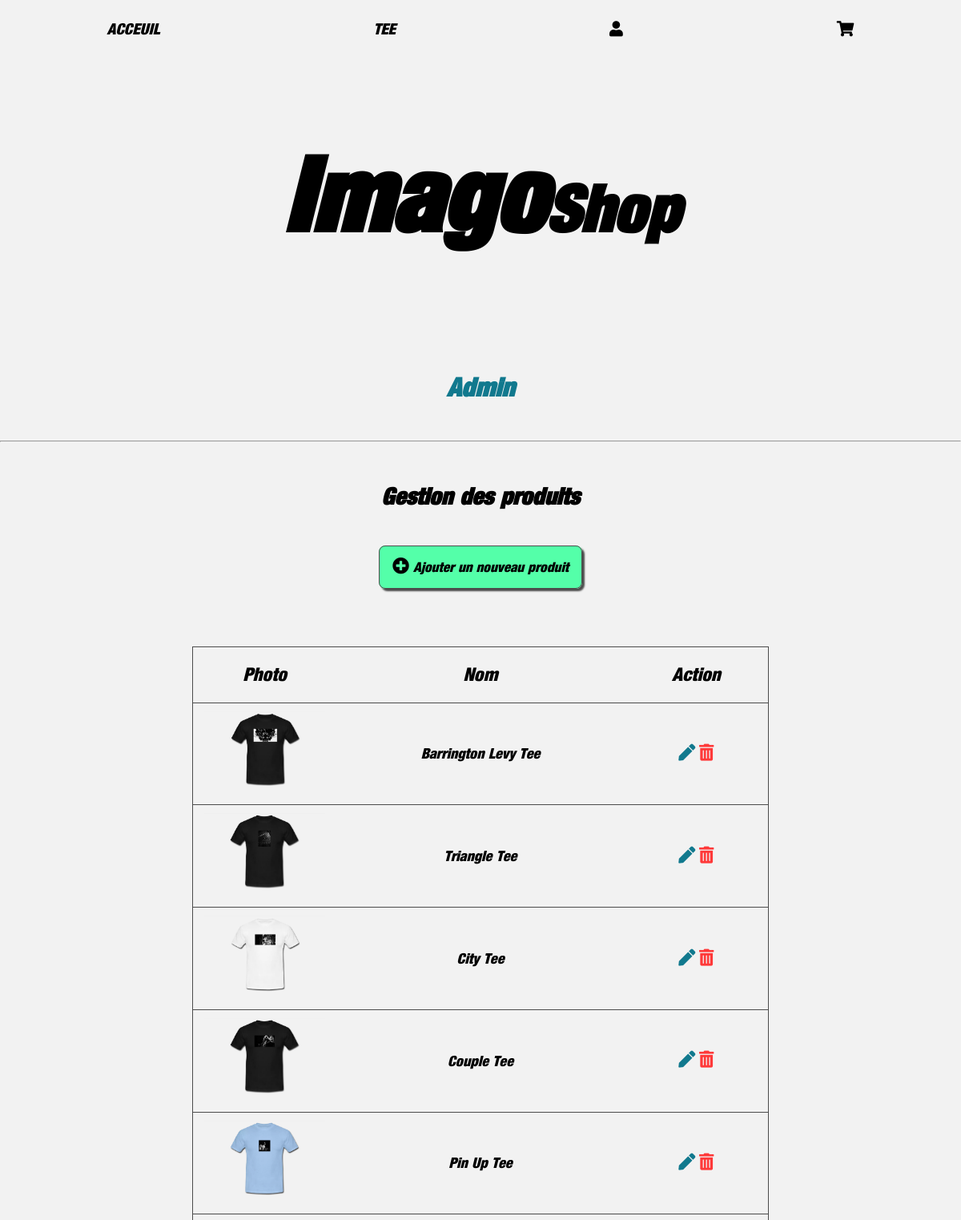
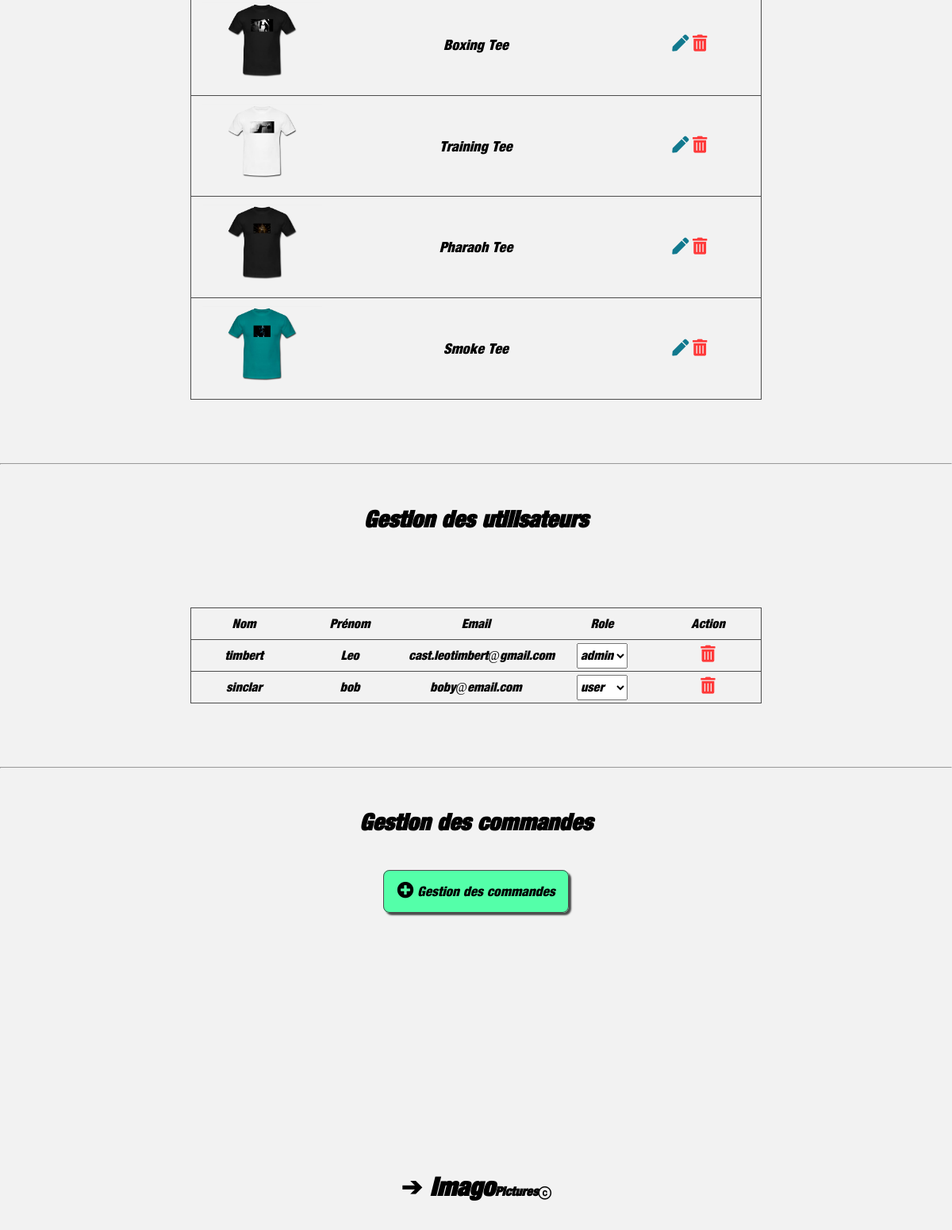
The page /index.php/admin (signed in) on the database its author committed (2 pictures, top to bottom).
### tables this page shows
CREATE TABLE IF NOT EXISTS `tee` (
  `Id` int(11) NOT NULL AUTO_INCREMENT,
  `Name` varchar(30) NOT NULL,
  `Photo` varchar(30) NOT NULL,
  `Color` varchar(11) NOT NULL,
  `Description` varchar(250) NOT NULL,
  `QuantityInStock` tinyint(4) NOT NULL,
  `BuyPrice` double NOT NULL,
  `SalePrice` double NOT NULL,
  `Size` varchar(6) NOT NULL,
  PRIMARY KEY (`Id`)
);

CREATE TABLE IF NOT EXISTS `users` (
  `Id` int(11) NOT NULL AUTO_INCREMENT,
  `firstName` varchar(80) NOT NULL,
  `lastName` varchar(80) NOT NULL,
  `email` varchar(80) NOT NULL,
  `password` varchar(120) NOT NULL,
  `creationTimestamp` datetime DEFAULT NULL,
  `lastConnexion` datetime DEFAULT NULL,
  `address` varchar(60) NOT NULL,
  `city` varchar(60) NOT NULL,
  `zipCode` varchar(5) NOT NULL,
  `role` varchar(20) NOT NULL,
  PRIMARY KEY (`Id`)
);

### library/MicroKernel.class.php (called while the page is built, shortened)
<?php
class MicroKernel
{
    private $applicationPath;
    private $configuration;
    private $controllerPath;
    public function __construct()
    {
        $this->applicationPath = realpath(ROOT_PATH.'/application');
        $this->configuration   = new Configuration();
        $this->controllerPath  = null;
    }
    public function bootstrap()
    {
        $this->configuration->load('database');
        $this->configuration->load('library');
        return $this;
    }
    public function loadClass($class)
    {
        $class = str_replace('\\', DIRECTORY_SEPARATOR, $class);
        if(substr($class, -10) == 'Controller')
        {
            $filename = "$this->controllerPath/$class.class.php";
        }
        else if(substr($class, -4) == 'Form')
        {
            $filename = "$this->applicationPath/forms/$class.class.php";
        }
        elseif(substr($class, -5) == 'Model')
        {
            $filename = "$this->applicationPath/models/$class.class.php";
        }
        else
        {
            $filename = "$this->applicationPath/classes/$class.class.php";
        }
    }
    public function run(FrontController $frontController)
    {
        try
        {
            $requestPath = $frontController->buildContext($this->configuration);
            $this->controllerPath = "$this->applicationPath/controllers$requestPath";
            $frontController->run();
            $frontController->renderView();
        }
        catch(Exception $exception)
        {
            ob_clean();
            $frontController->renderErrorView
            (
                implode('<br>',
                [
                    $exception->getMessage(),
                    "<strong>Fichier</strong> : ".$exception->getFile(),
                    "<strong>Ligne</strong> : ".$exception->getLine()
                ])
            );
        }
    }
}

### index.php (called while the page is built, shortened)
<?php
require_once 'library/Configuration.class.php';
require_once 'library/Database.class.php';
require_once 'library/MicroKernel.class.php';
$microKernel = new MicroKernel();
$microKernel->bootstrap()->run(new FrontController());

### application/controllers/admin/AdminController.class.php (called while the page is built, shortened)
<?php
class AdminController
{
    public function httpGetMethod(Http $http, array $queryFields)
    {
        $teeModel = new TeeModel();
        $tee = $teeModel->listAllTee();
        $userModel = new UserModel();
        $users = $userModel->listAllUsers();
        return [
            'tee' => $tee,
            'users' => $users
        ];
    }
}

### library/Database.class.php (called while the page is built, shortened)
<?php
class Database
{
	private $pdo;
	public function __construct()
	{
		$configuration = new Configuration();
		$this->pdo = new PDO
		(
			$configuration->get('database', 'dsn'),
			$configuration->get('database', 'user'),
			$configuration->get('database', 'password')
		);
		$this->pdo->exec('SET NAMES UTF8');
	}
    public function query($sql, array $criteria = array())
    {
        $query = $this->pdo->prepare($sql);
        $query->execute($criteria);
        return $query->fetchAll(PDO::FETCH_ASSOC);
    }
}

### library/Configuration.class.php (called while the page is built, shortened)
<?php
class Configuration
	{
	private static $registry;
	public function __construct() {
		if(Configuration::$registry === null) {
			Configuration::$registry = array();
		}
	}
	public function get($filename, $key, $defaultValue = null)
	{
		if(array_key_exists($filename, Configuration::$registry) === true)
		{
			if(array_key_exists($key, Configuration::$registry[$filename]) === true)
			{
				return Configuration::$registry[$filename][$key];
			}
		}
		return $defaultValue;
	}
	public function load($filename)
	{
		Configuration::$registry[$filename] = $config;
	}
}

### application/models/TeeModel.class.php (called while the page is built, shortened)
<?php
class TeeModel {
	public function listAllTee() {
        $database = new Database();
        $sql = 'SELECT
                    *
                FROM tee';
        return $database->query($sql, []);
    }
}

### application/models/UserModel.class.php (called while the page is built, shortened)
<?php
class UserModel {
    public function listAllUsers() {
        $database = new Database();
        $sql = 'SELECT
                    *
                FROM users';
        return $database->query($sql, []);
    }
}

### application/www/admin/AdminView.phtml (the view, shortened to what this page needs)
<link rel="stylesheet" type="text/css" href="<?= $wwwUrl ?>/css/style.css">
<h3>Admin</h3>
<div>
	<hr/>
	<h4>Gestion des produits</h4>
	<a class="addTee" href="<?=$requestUrl ?>/admin/product/add"><i class="fas fa-plus-circle"></i> Ajouter un nouveau produit</a>
	<table class="tableTee">
		<tr class="titleTee">
			<td>Photo</td>
			<td>Nom</td>
			<td>Action</td>
		</tr>
		<?php foreach($tee as $tee) {?>
			<tr>
				<td class="pTee"><img src="<?= $wwwUrl ?>/images/tee/<?=$tee['Photo']?>"></td>
				<td class="nTee"><?= $tee['Name'] ?></td>
				<td class="aTee">
					<a href="<?=$requestUrl ?>/admin/product/update?id=<?=$tee['Id']?>"><i class="fas fa-pen"></i></a>
					<a href="<?=$requestUrl ?>/admin/product/delete?id=<?=$tee['Id']?>"><i class="fas fa-trash-alt"></i></a>
				</td>
			</tr>
		<?php } ?>
		</table>
		<hr/>
		<h4>Gestion des utilisateurs</h4>
		<table class="userTable">
			<tr>
				<td>Nom</td>
				<td>Prénom</td>
				<td>Email</td>
				<td>Role</td>
				<td>Action</td>
			</tr>
			<?php foreach($users as $user) {?>
				<?php if($user['email'] != $_SESSION['user']['email'] || $user['email'] != 'leo@gmail.com' ) { ?>
				<tr>
					<td><?=$user['lastName']?></td>
					<td><?=$user['firstName']?></td>
					<td><?=$user['email']?></td>
					<td>
						<select class="userRole" data-id="<?=$user['Id']?>">
						<?php if($user['role'] == 'user') {?>
							<option value="user" selected="">user</option>
						<?php } else {?>
							<option value="admin" selected>admin</option>
						<?php } ?>
						</select>
					</td>
					<td>
						<a href="<?=$requestUrl ?>/admin/user/delete?id=<?=$user['Id']?>"><i class="fas fa-trash-alt"></i></a>
					</td>
				</tr>
				<?php } ?>
			<?php } ?>
		</table>
		<hr/>
		<h4>Gestion des commandes</h4>
		<a class="addTee" href="<?=$requestUrl ?>/admin/order"><i class="fas fa-plus-circle"></i> Gestion des commandes</a>
</div>

### application/www/css/style.css (style rules this page uses)
:root { --border: 1px solid #4c4c4c; --box-shadow: 3px 3px 2px #4c4c4c; --couleur-police: #000000; --couleur-bouton: #54ffa9; --couleur-hover: #11798e; }
* { -moz-box-sizing: border-box; -webkit-box-sizing: border-box; box-sizing: border-box; }
body { font-family: harvestital; background-color: #F2F2F2; font-size: 62.5%; }
h3 { font-size: 2rem; text-align: center; color: var(--couleur-hover); }
main h4 { font-size: 1.8rem; }
main i { font-size: 21px; }
.tableTee .aTee .fas.fa-pen { color: #11798e; }
.tableTee .aTee .fas.fa-trash-alt, .userTable td .fas.fa-trash-alt { color: #ff3939; }
.addTee { border: var(--border); border-radius: 8px; box-shadow: var(--box-shadow); background-color: var(--couleur-bouton); color: var(--couleur-police); text-decoration: none; font-size: 17px; padding:1rem; }
.tableTee { width: 100%; border: var(--border); padding: 15px 2%; margin: 30px auto; text-align: center; }
.titleTee td { font-size: 23px; }
.tableTee tr { border: var(--border); }
.tableTee td { padding: 10px 2%; }
.tableTee .pTee { width: 25%; }
.tableTee .nTee { width: 50%; font-size: 18px; }
.tableTee .aTee { width: 27%; }
.tableTee tr td img { width: 100%; }
.userTable { width: 100%; border: var(--border); padding: 15px 2%; margin-top: 20px; text-align: center; }
.userTable tr { border: var(--border); }
.userTable td { padding: 0 1%; width: 19%; height: 40px; }
.userTable select { height: 2rem; }
@media screen and (min-width:700px) { body { font-size: 85%; } }
@media screen and (min-width:1000px) { body { font-size: 100%; } }
@media screen and (min-width:1000px) { .basketTable, #card-element, .b-form, .t-order, .tableTee, .userTable { width:60%; margin: 5rem auto; } }

### rows shown on the page
tee: Photo (picture), Name "Barrington Levy Tee"
tee: Photo (picture), Name "Triangle Tee"
tee: Photo (picture), Name "City Tee"
tee: Photo (picture), Name "Couple Tee"
tee: Photo (picture), Name "Pin Up Tee"
tee: Photo (picture), Name "Boxing Tee"
tee: Photo (picture), Name "Training Tee"
tee: Photo (picture), Name "Pharaoh Tee"
tee: Photo (picture), Name "Smoke Tee"
users: lastName "timbert", firstName "Leo", email "cast.leotimbert@gmail.com", role+Id "admin"
users: lastName "sinclar", firstName "bob", email "boby@email.com", role+Id "user"
